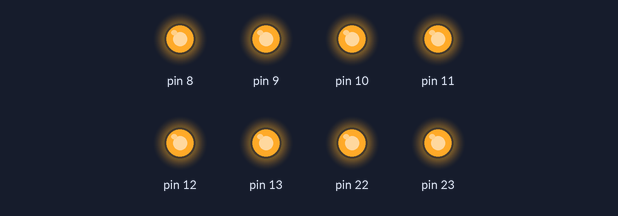
Simulated run of this sketch. Board: Arduino Uno, built with avr-gcc and run on an emulated ATmega328P. Parts: output pins drawn as LEDs (lit = HIGH).

Above: at 0.12 s.
At 2.37 s:
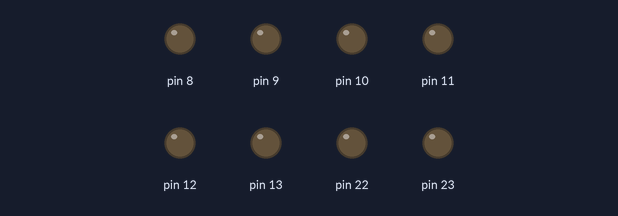
Timing chart, 0 to 3.0 s (numbered marks = the images above):
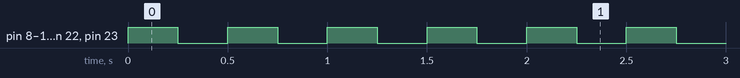

Measured:
- by itself, pin 8–13, pin 22, pin 23: alternates HIGH for 0.25 s and LOW for 0.25 s

The sketch:

interrupt-blinking-led.pde
```cpp
// interrupt based light flashing program for atmel mega8l
//
// Craig Limber, July 2004
//

#include <avr/interrupt.h>
#include <avr/io.h>
#include <avr/signal.h>

//-----------------------------------------------------------------------------
ISR(TIMER1_COMPA_vect)
{
  static uint8_t ledon;

  if (ledon)
  {
    ledon = 0;
    PORTB = 0x00;
  }
  else
  {
    ledon = 1;
    PORTB = 0xFF;
  }
}

//-----------------------------------------------------------------------------
void setup()
{
  DDRB = 0xFF;     // enable output

  //----------------------------------------------------
  // Set up timer 1 to generate an interrupt every 1 ms
  //----------------------------------------------------
  TCCR1A = 0x00;
  TCCR1B = (_BV(CS12) |  // 256 prescale
            _BV(WGM12)); // CTC mode (Clear-on-Terminal-Count), TOP = OCR1A
  OCR1A  = 15625;        // count up to TOP
  TIMSK1 = _BV(OCIE1A);

  sei(); // Enable global interrupts.
}

void loop()
{
  asm volatile("nop" ::);  // we spin!  Could also put processor to sleep
}
```
